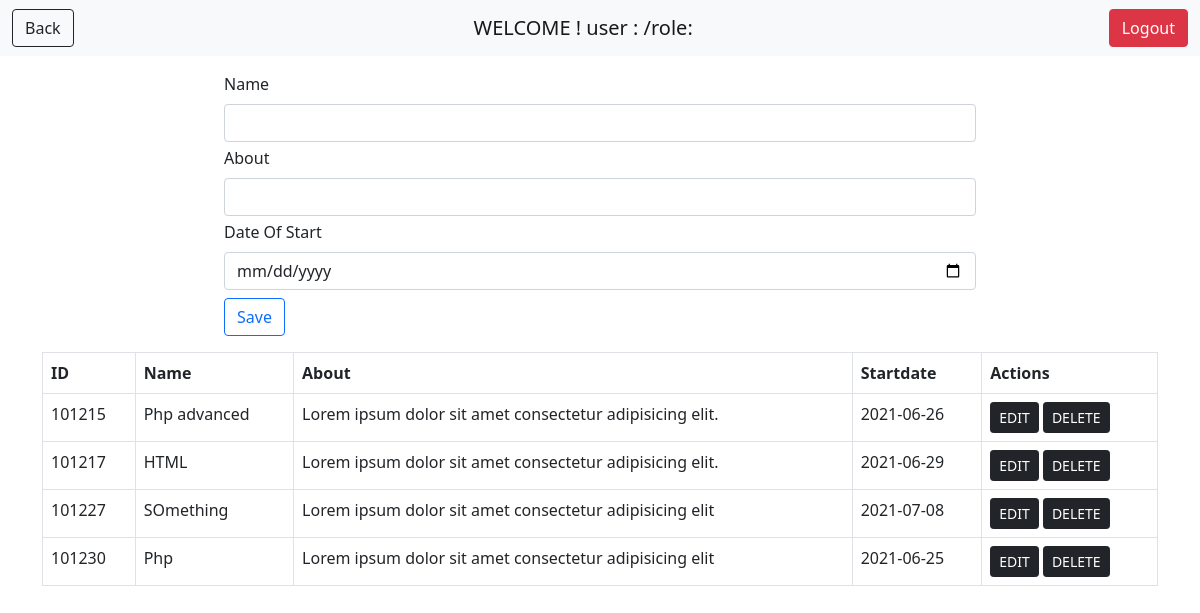
Screenshot of /admin/entry.php with the database file from the repository.
### tables this page shows
CREATE TABLE `courses` (
  `ID` int(11) NOT NULL,
  `Name` varchar(50) NOT NULL,
  `About` varchar(100) NOT NULL,
  `Startdate` date NOT NULL DEFAULT current_timestamp()
);

### admin/entry.php (the view, shortened to what this page needs)
<?php
include '../header.php';
include '../config.php';
$sql = "SELECT * FROM courses ";
$result = mysqli_query($conn,$sql) or die("qery unsucess");
?>
<div class="container" style="width:50rem;">
<form method="POST" action= "<?php $_SERVER['PHP_SELF']; ?>">
  <div class="container mt-3">
<div class="mb-1">
  <label for="formGroupExampleInput" class="form-label">Name</label>
  <input type="text" class="form-control" name="Name" id="formGroupExampleInput" placeholder="">
</div>
<div class="mb-1">
  <label for="formGroupExampleInput2" class="form-label">About</label>
  <input type="text" class="form-control" Name="About" id="formGroupExampleInput2" placeholder="">
</div>
<div class="mb-2">
  <label for="formGroupExampleInput2" class="form-label">Date Of Start</label>
  <input type="date" class="form-control" Name="Startdate" id="formGroupExampleInput2" placeholder="">
</div>
  <input class="btn btn-outline-primary" type="submit" name="save" value="Save">
</form>
</div>
<div class="container mt-3">
<table class="table table-bordered table-responsive-md table-hover">
  <thead>
    <tr>
      <th scope="col">ID</th>
      <th scope="col">Name</th>
      <th scope="col">About</th>
      <th scope="col">Startdate</th>
      <th scope="col">Actions</th>
    </tr>
  </thead>
  <tbody>
  <?php
  if(mysqli_num_rows($result)>0){
  while ($row = mysqli_fetch_assoc($result)){
   ?>
    <tr>
      <td><?php echo $row['ID'];?></td>
      <td><?php echo $row['Name']; ?></td>
      <td><?php echo $row['About'] ;?></td>
      <td><?php echo $row['Startdate'];?></td>
      <td>
      <a class="edit btn btn-primary btn-dark btn-sm" name="edit" role="button" href="edit.php?ID=<?php echo $row['ID'];?>">EDIT</a>
      <a class="delete btn btn-primary btn-dark btn-sm" method="post" name="delete" role="button" href="delete.php?ID=<?php echo $row['ID'];?>">DELETE</a>
      </td>
      <?php } ?>
    </tr>
  </tbody>
</table>
<?php
  }
     else{
         echo "<h2>NO RECORD </h2>";
     }
    ?>
</div>

### rows the page displays
courses: ID "101215", Name "Php advanced", About "Lorem ipsum dolor sit amet consectetur adipisicing elit.", Startdate "2021-06-26"
courses: ID "101217", Name "HTML", About "Lorem ipsum dolor sit amet consectetur adipisicing elit.", Startdate "2021-06-29"
courses: ID "101227", Name "SOmething", About "Lorem ipsum dolor sit amet consectetur adipisicing elit", Startdate "2021-07-08"
courses: ID "101230", Name "Php", About "Lorem ipsum dolor sit amet consectetur adipisicing elit", Startdate "2021-06-25"
